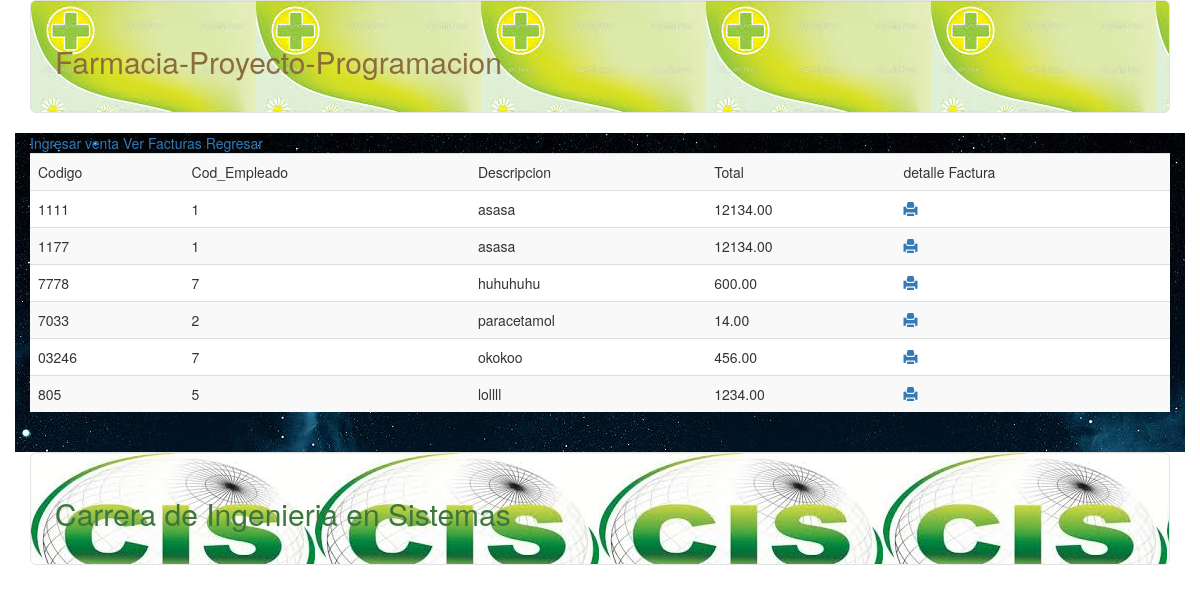
Screenshot of /Farmacia/listaradmin/Ventas/ (signed in) with the database file from the repository.
### AppFarma/models.py (models this page shows, shortened)
class Venta (models.Model):
	Code = models.CharField(max_length=30)
	CodFa = models.ForeignKey(Farmaceutico,on_delete=models.CASCADE,default="")
	Descripcion = models.CharField(max_length=30)
	CodFact = models.ForeignKey(Factura,on_delete=models.CASCADE,default="")
	Total = models.DecimalField(max_digits=8,decimal_places=2)

class Farmaceutico (models.Model):
	CodigoF = models.CharField(max_length=30)
	Nombre = models.CharField(max_length=40)
	Apellido = models.CharField(max_length=50)
	Telefono = models.CharField(max_length=10)
	Direccion = models.CharField(max_length=30)
	Fecha_entrada = models.DateField(blank=True,null=True)
	def __str__(self):
		return self.CodigoF

### AppFarma/views.py (the view)
@login_required
def ven(request):
	Ventas=Venta.objects.all()
	contenido = {
		'ventas':Ventas,
	}
	return render(request,"ven.html",contenido)

### AppFarma/models.py (called while the page is built)
	def __str__(self):
		return self.NumF

### templates/ven.html (shortened to what this page needs)
{%extends "master.html" %}
{% load static %}
{%block contenido%}
<div class="container" style="background-image:url('{% static "img/vent.jpg" %}') ;width:1000">
<div class="table table-responsive">
		<a href="venta">Ingresar venta</a>
		<a href="facturas">Ver Facturas</a>
		<a href="..">Regresar</a>
		<table class ="table table-striped">
			<tr>
				<td>Codigo</td>
				<td>Cod_Empleado</td>
				<td>Descripcion</td>
				<td>Total</td>
				<td>detalle Factura</td>
			</tr>
			{%for v in ventas%}
			<tr>
				<td>{{v.Code}}</td>
				<td>{{v.CodFa}}</td>
				<td>{{v.Descripcion}}</td>
				<td>{{v.Total}}</td>
				<td><a href="detalle?CodFact={{v.CodFact}}"><span class="glyphicon glyphicon-print" aria-hidden="true"></span></a></td>
			</tr>
			{%endfor%}
		</table>
	</div>
</div>
{% endblock %}

### rows the page displays
Venta: Code "1111", CodFa "1", Descripcion "asasa", Total "12134.00"
Venta: Code "1177", CodFa "1", Descripcion "asasa", Total "12134.00"
Venta: Code "7778", CodFa "7", Descripcion "huhuhuhu", Total "600.00"
Venta: Code "7033", CodFa "2", Descripcion "paracetamol", Total "14.00"
Venta: Code "03246", CodFa "7", Descripcion "okokoo", Total "456.00"
Venta: Code "805", CodFa "5", Descripcion "lollll", Total "1234.00"
